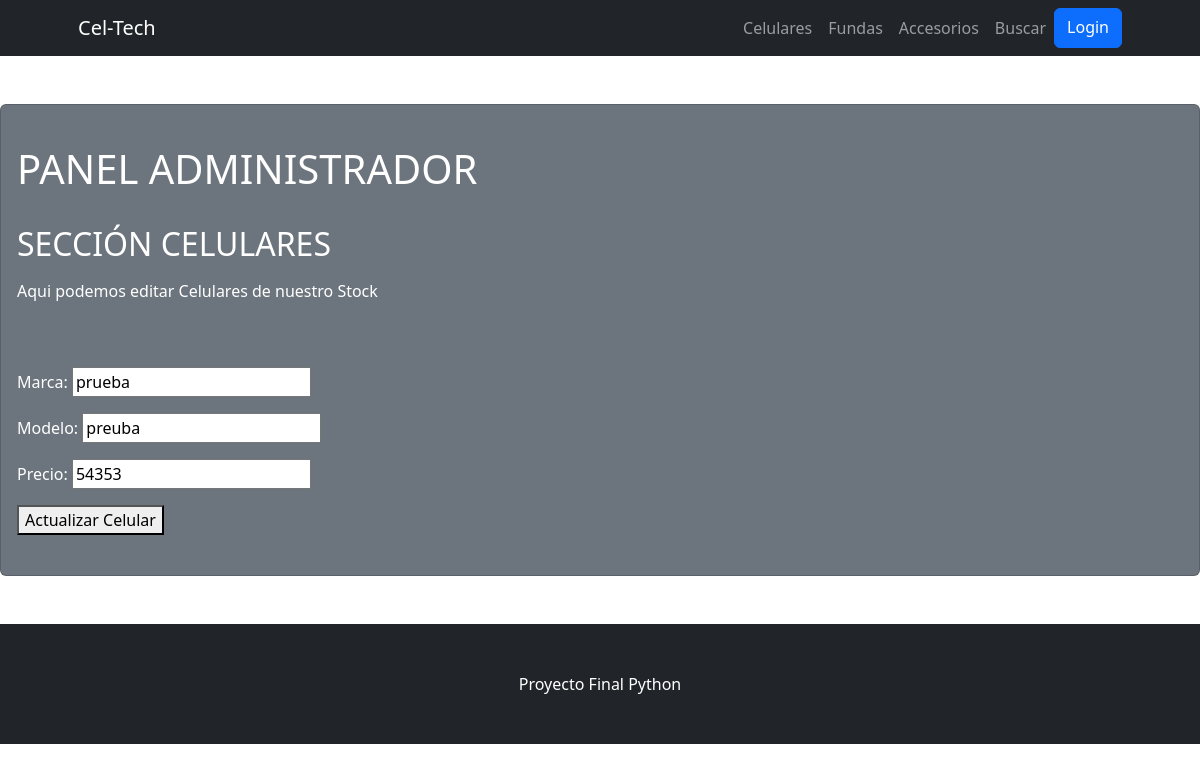
The app's page /CelTech/editar-celular/88 with its own data.
### CelTech/models.py (models this page shows, shortened)
class Celulares(models.Model):
    marca = models.CharField(max_length=20)
    modelo = models.CharField(max_length=20)
    precio = models.IntegerField()

### CelTech/views.py (the view)
# urls.py: path('editar-celular/<int:id>', editarCelular, name="EditarCelular"),
def editarCelular(req, id):
    lista_celular = Celulares.objects.all()
    celular = Celulares.objects.get(id=id)
    if req.method == 'POST':
        agregarCelular = AdministradorCelulares(req.POST)
        if agregarCelular.is_valid():
            print(agregarCelular.cleaned_data)
            data = agregarCelular.cleaned_data
            celular.marca = data["marca"]
            celular.modelo = data["modelo"]
            celular.precio = data["precio"]
            celular.save()
            return render(req, "lista_celulares.html", {"lista_celulares": lista_celular, "mensaje_celular": "Celular actualizado correctamente"})
        else:
            return render(req, "lista_celulares.html", {"lista_celulares": lista_celular, "mensaje_celular": "El celular no pudo ser actualizado"})
    else:
        agregarCelular = AdministradorCelulares(initial={
            "marca": celular.marca,
            "modelo": celular.modelo,
            "precio": celular.precio,
        })
        return render(req, "editar_celular.html", {"agregarCelular": agregarCelular, "id": celular.id})

### CelTech/forms.py
class AdministradorCelulares(forms.Form):
    marca = forms.CharField(required=True)
    modelo = forms.CharField(required=True)
    precio = forms.IntegerField(required=True)

### CelTech/templates/editar_celular.html (shortened to what this page needs)
{% extends 'padre.html' %}
{% block cambiante %}
    <h1>PANEL ADMINISTRADOR</h1>
    <br>
    <h2>SECCIÓN CELULARES</h2>
    <p>Aqui podemos editar Celulares de nuestro Stock</p>
    <br>
    <br>
    <form action="{% url 'EditarCelular' id %}" method="post">{% csrf_token %}
        {{agregarCelular.as_p}}
        <button type="submit">Actualizar Celular</button>
    </form>
{% endblock cambiante %}

### records on screen
Celulares: marca "prueba", modelo "preuba", precio "54353"
